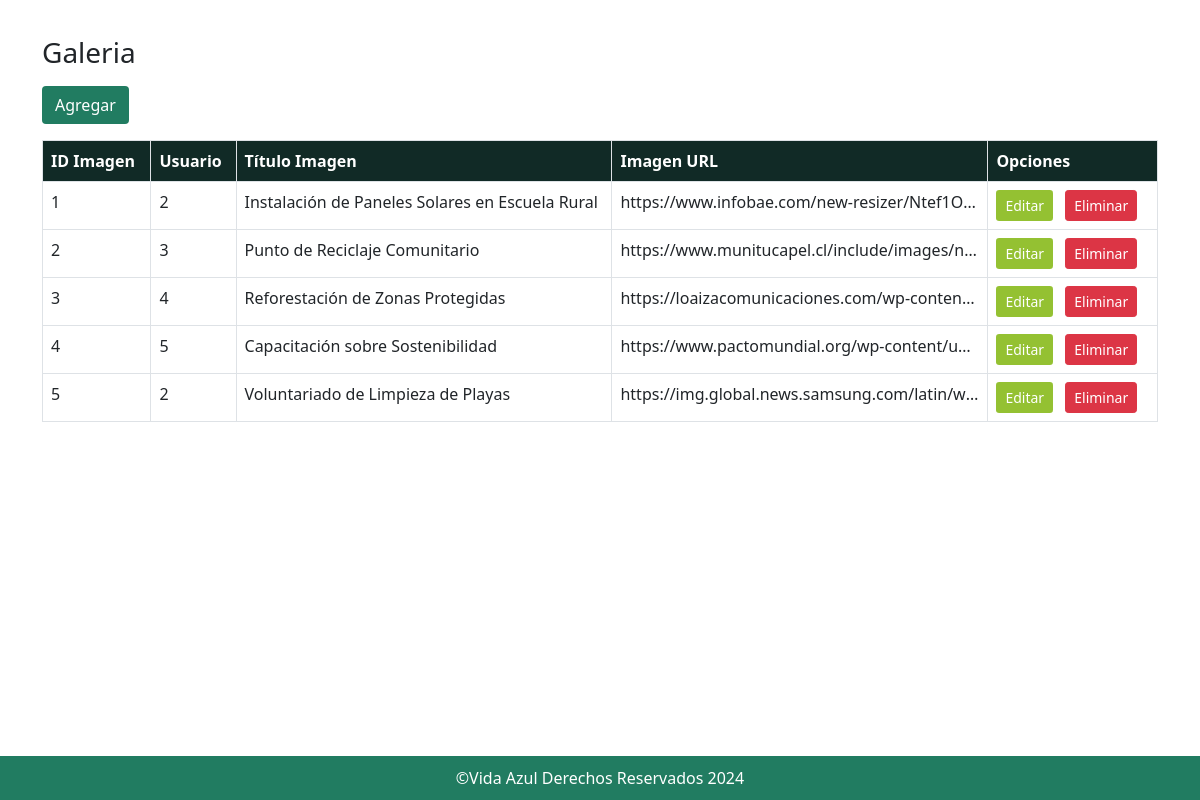
/galeria/listado.php, run on the app's committed database.
### tables this page shows
CREATE TABLE `galeria` (
  `id_imagen` int(11) NOT NULL,
  `id_usuario` int(11) DEFAULT NULL,
  `imagen` varchar(255) DEFAULT NULL,
  `titulo` varchar(100) NOT NULL
);

### galeria/listado.php (the view, shortened to what this page needs)
<!DOCTYPE html>
<html lang="en">
<head>
    <link href="https://cdn.jsdelivr.net/npm/bootstrap@5.0.2/dist/css/bootstrap.min.css" rel="stylesheet"
>
    <link href="https://cdn.jsdelivr.net/npm/bootstrap-icons/font/bootstrap-icons.css" rel="stylesheet">
    <link href="../styles.css" rel="stylesheet">
</head>
<body>
    <main class="flex-shrink-0">
        <div class="container">
            <h3 class="my-3" id="titulo">Galeria</h3>
            <a href="nuevo.php" class="btn" style="background-color: #217C61; color: white;">Agregar</a>
            <table class="table table-hover table-bordered my-3" aria-describedby="titulo">
                <thead style="background-color: #112A26; color: white;">
                    <tr>
                        <th scope="col">ID Imagen</th>
                        <th scope="col">Usuario</th>
                        <th scope="col">Título Imagen</th>
                        <th scope="col">Imagen URL</th>
                        <th scope="col">Opciones</th>
                    </tr>
                </thead>
                <?php
                    $conexion = new mysqli("localhost", "vida_azul", "vidaazul", "vida_azul");
                    $sql = "SELECT id_imagen, id_usuario, titulo, imagen FROM galeria";
                    $result = $conexion->query($sql);
                    if ($result->num_rows > 0) {
                        while($row = $result->fetch_assoc()) {
                            $id_imagen = $row['id_imagen'];
                            $id_usuario = $row['id_usuario'];
                            $titulo = $row['titulo'];
                            $imagen = $row['imagen'];
                ?>
                <tbody>
                    <tr>
                        <td name="id_imagen" class="truncate2"><?php echo $id_imagen; ?></td>
                        <td name="id_usuario" class="truncate2"><?php echo $id_usuario; ?></td>
                        <td name="titulo" class="truncate2"><?php echo $titulo; ?></td>
                        <td name="imagen" class="truncate2"><?php echo $imagen; ?></td>
                        <td>
                            <a href="edita.php?id=<?php echo $id_imagen; ?>" class="btn btn-sm me-2"
                                style="background-color: #94C132; color: white;">Editar</a>
                            <button type="button" class="btn btn-danger btn-sm" data-bs-toggle="modal"
                                data-bs-target="#eliminaModal" data-bs-id="<?php echo $id_imagen; ?>">Eliminar</button>
                        </td>
                    </tr>
                </tbody>
                <?php
                        }
                    } else {
                        echo "No se encontraron imágenes, por favor ingrese alguna.";
                    }
                ?>
            </table>
        </div>
    </main>
    <footer class="footer" style="background-color:#217C61;position: fixed; bottom: 0;width: 100%;"
        class="col text-center text-white mt-auto p-1">
        <div class="container ">
            <div class="col">
                <p style="color: white;">&COPY;Vida Azul Derechos Reservados 2024</p>
            </div>
        </div>
    </footer>
</body>
</html>

### styles.css (style rules this page uses)
.truncate2 { max-width: 350px; overflow: hidden; text-overflow: ellipsis; white-space: nowrap; }
* { box-sizing: border-box; }
--------------------------------------Footer------------------------------------- html, body { height: 100%; margin: 0; padding: 0; }
body { display: flex; flex-direction: column; }
footer.footer { background-color: #217C61; color: white; padding: 10px 0; flex-shrink: 0; text-align: center; width: 100%; }
.container { flex: 1 0 auto; }
footer p { margin: 0; }
main { padding: 20px; }
button { background-color: #007BFF; color: white; border: none; padding: 10px 15px; cursor: pointer; border-radius: 3px; }

### data on the page
galeria: id_imagen "1", id_usuario "2", titulo "Instalación de Paneles Solares en Escuela Rural", imagen "https://www.infobae.com/new-resizer/Ntef1O…"
galeria: id_imagen "2", id_usuario "3", titulo "Punto de Reciclaje Comunitario", imagen "https://www.munitucapel.cl/include/images/n…"
galeria: id_imagen "3", id_usuario "4", titulo "Reforestación de Zonas Protegidas", imagen "https://loaizacomunicaciones.com/wp-conten…"
galeria: id_imagen "4", id_usuario "5", titulo "Capacitación sobre Sostenibilidad", imagen "https://www.pactomundial.org/wp-content/u…"
galeria: id_imagen "5", id_usuario "2", titulo "Voluntariado de Limpieza de Playas", imagen "https://img.global.news.samsung.com/latin/w…"
